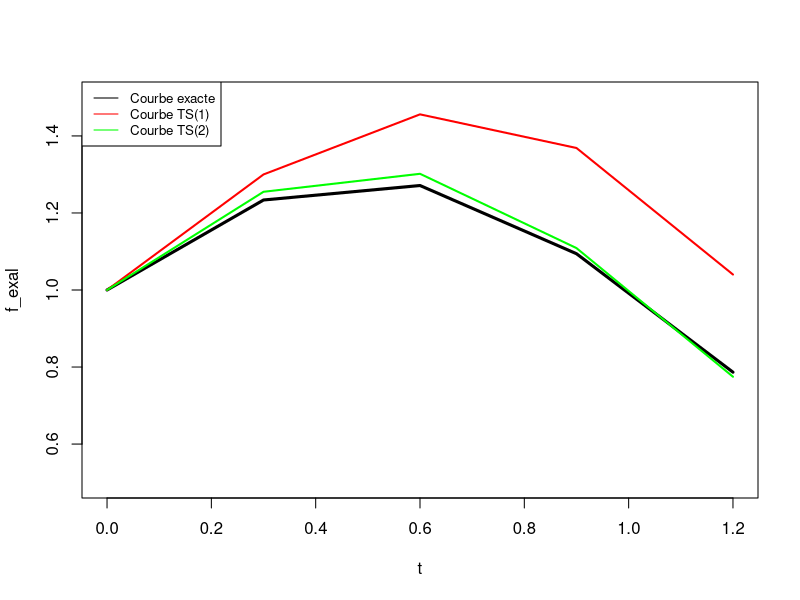

Write the R code that produced this figure.
#LE SCHEMA EXPLICITE D'EULEUR
library(kableExtra)

##############1-) Calcult des Ti(t,y)
#T1(t,y) = (1-2*t)y
#T2(t,y) = T1(t,y) + h/2(-1-4t+4t²)y
#T3(t,y) = T2(t,y) + h²/6(1-2t)(-5-4t+4t²)y

##############2-) Calcul de l'erreur e4
#Calcul de la fonction f

f = function(t,y){
  return((1-2*t)*y)
}

#Calcul de la fonction reelle

f_exa = function(t){
  return(exp(0.25-(t-0.5)^2))
}

# Pour TS1
f_app1 = function(y0,t,h){
  y = numeric(length(t))
  y[1] = y0
  for (i in 2:length(t)) {
    y[i] = y[i-1]+h*f(t[i-1],y[i-1])
  }
  return(y)
}

# Pour TS2
f_app2 = function(y0,t,h){
  y = numeric(length(t))
  y[1] = y0
  for (i in 2:length(t)) {
    y[i] = y[i-1]+h*(f(t[i-1],y[i-1])+h/2*(-1-4*t[i-1]+4*t[i-1]^2)*y[i-1])
  }
  return(y)
}

#Des conditions initiales

h = 0.30
Tn = 1.2
y0 = 1
t=seq(0,Tn,by=h)

f_appl1 = f_app1(y0,t,h)
f_appl2 = f_app2(y0,t,h)
f_exal = mapply(f_exa,t = t)
erro1 = abs(f_exal-f_appl1)
erro2 = abs(f_exal-f_appl2)
result1 = data.frame(temps = t, sol_app1=f_appl1, sol_app2=f_appl2, sol_exa1=f_exal, erro1 = erro1, erro2 = erro2)
#dev.new()
View(result1)

plot(t,f_exal,type = 'l',lwd=3,ylim = c(0.5, 1.5))
points(t,f_appl1,type='l',col='red',lwd=2)

points(t,f_appl2,type='l',col='green',lwd=2)

legend("topleft",legend = c("Courbe exacte","Courbe TS(1)","Courbe TS(2)"), col = c("black","red","green"),lty = 1, cex = 0.8)
##################################################################
